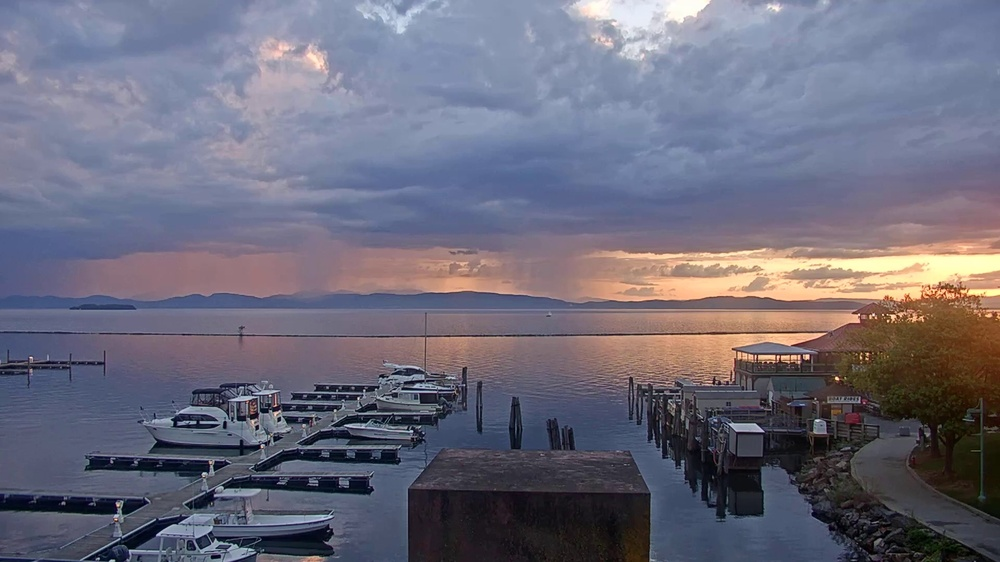
#> input picture SERVICES/EXAMPLE_IMAGES/07_sunset_05-16-2025.jpg, 1000 x 562 px, shrunk from 1920 x 1080 before the run
$ python -i sunset_process.py   (imports and definitions only)
#> lines starting #> are read from the running program, lines starting #| are printed output that depends on the picture; after the words box and inside, x2 and y2 are one past the last pixel; in counts of white or black regions, pixels touching at a corner belong together; long printed decimals are rounded
# %%
from matplotlib import pyplot as plt
import cv2
import numpy as np
import os
from matplotlib.backends.backend_agg import FigureCanvasAgg as FigureCanvas
#from generate_ranked_image import generate_ranked_image

def rank_sunset(frame):
#> called with frame = 'EXAMPLE_IMAGES/07_sunset_05-16-2025.jpg'
    img = cv2.imread(frame)
#> img is the input picture: shape (562, 1000, 3); mean B, G, R 123.3, 107.2, 108.7

    if img is None:
        print(f"Error: Could not load image '{frame}'")
        return None
    name = os.path.basename(frame).split('.')[0]

    #horizon_img, horizon_y = find_horizon(img)
    horizon_y = img.shape[0] // 2

    height, width = img.shape[:2]

    if horizon_y is not None:
        sky_image = img[:horizon_y, :]
        bot_image = img[horizon_y:, :]
        half_height = horizon_y  # For spread calculations
    else:
        half_height = height // 2 + 30
        sky_image = img[:half_height, :]
        bot_image = img[half_height:, :]

    hsv = cv2.cvtColor(sky_image, cv2.COLOR_BGR2HSV)
#> hsv: shape (281, 1000, 3); mean H, S, V 111, 60.1, 163.8
    h, s, v = hsv[:,:,0], hsv[:,:,1], hsv[:,:,2]
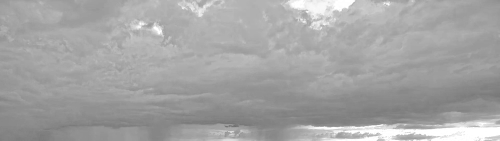
#> v: shape (281, 1000) (shown at 1/2 size); min 104, max 255, mean 163.8
    hist_h = cv2.calcHist([h], [0], None, [180], [0,180])
#> hist_h = 180 values, max 53167 at index 110, min 0 at index 37, mean 1561.1
    hist_s = cv2.calcHist([s], [0], None, [256], [0,256])
#> hist_s = 256 values, max 9586 at index 58, min 0 at index 1, mean 1097.7
    hist_v = cv2.calcHist([v], [0], None, [256], [0,256])
#> hist_v = 256 values, max 8136 at index 171, min 0 at index 0, mean 1097.7

    total_half_pixels = h.size
    total_pixels = img.shape[0] * img.shape[1]

    #RANKING METRICS
    #RED HUE
    red_mask = (h < 8) & (s >= 20)
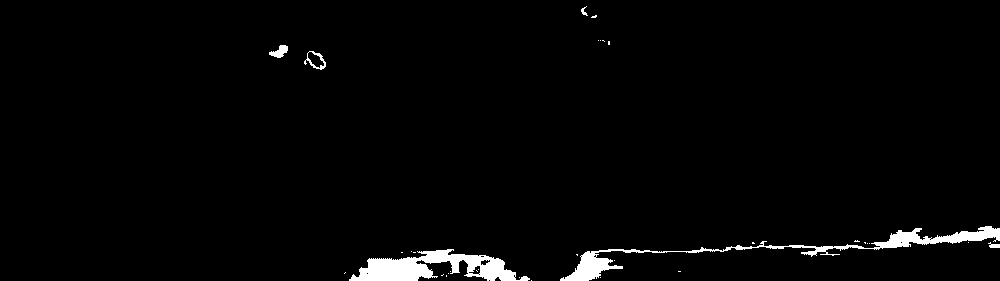
#> red_mask: shape (281, 1000) bool; 2.2% white; 33 white regions (27 under 20 px), largest, box (x1, y1, x2, y2) and area: (349, 249, 530, 281) 2927, (560, 226, 1000, 281) 2836, (269, 45, 288, 58) 140, (304, 51, 326, 70) 126, (988, 242, 1000, 248) 45, (581, 6, 588, 16) 30
    red_score = calculate_saturation_weighted_score(red_mask, s, total_pixels, power=2.0)
#> in calculate_saturation_weighted_score, `avg_saturation = s[mask].mean()`: avg_saturation = 63.27
#| Average Saturation: 63.271
#> in calculate_saturation_weighted_score, `pixel_ratio = np.count_nonzero(mask) / total_pixels`: pixel_ratio = 0.011
#> in calculate_saturation_weighted_score, `score = (pixel_ratio * (avg_saturation ** power))/40`: score = 1.1
#> red_score = 1.1
    # print(f"Red Score: {red_score}")

    #ORANGE HUE
    orange_mask = (h >= 8) & (h < 25) & (s >= 20)
#> orange_mask: shape (281, 1000) bool; 4.1% white; 13 white regions (6 under 20 px), largest, box (x1, y1, x2, y2) and area: (589, 237, 1000, 281) 10073, (416, 260, 487, 281) 740, (940, 270, 1000, 281) 438
    orange_score = calculate_saturation_weighted_score(orange_mask, s, total_pixels, power=2.0)
#| Average Saturation: 85.434
#> orange_score = 3.76
    # print(f"Orange Score: {orange_score}")

    #PINK/PURPLE HUE
    pink_mask = (h >= 140) & (h <= 179) & (s >= 20)
#> pink_mask: shape (281, 1000) bool; 9% white; 28 white regions (21 under 20 px), largest, box (x1, y1, x2, y2) and area: (75, 186, 1000, 281) 23662, (259, 37, 329, 75) 728, (252, 64, 289, 92) 407
    pink_score = calculate_saturation_weighted_score(pink_mask, s, total_pixels, power=2.0)
#| Average Saturation: 42.350
#> pink_score = 2.01
    # print(f"Pink Score: {pink_score}")

    #YELLOW HUE
    yellow_mask = (h >= 25) & (h <= 35) & (s >= 20)
#> yellow_mask: shape (281, 1000) bool; 0.85% white; 9 white regions (6 under 20 px), largest, box (x1, y1, x2, y2) and area: (817, 256, 1000, 281) 2283, (772, 265, 790, 269) 45, (797, 264, 807, 269) 23
    yellow_score = calculate_saturation_weighted_score(yellow_mask, s, total_pixels, power=2.0)
#| Average Saturation: 64.653
#> yellow_score = 0.442
    # print(f"Yellow Score: {yellow_score}")


    #METRICS
    # 1. Warm Color Ratio (orange/red/yellow)
    warm_pixels = (h >= 0) & (h < 25) & (s >= 70)
#> warm_pixels: shape (281, 1000) bool; 4.3% white; 21 white regions (17 under 20 px), largest, box (x1, y1, x2, y2) and area: (581, 232, 1000, 281) 9883, (374, 257, 509, 281) 1700, (940, 270, 1000, 281) 438, (481, 260, 495, 267) 40
    warm_ratio = np.count_nonzero(warm_pixels) / total_pixels
#> warm_ratio = 0.0216

    #2. Warm color low saturation
    warm_dull_pixels = (h >= 0) & (h < 25) & (s < 70) & (s >= 25)
#> warm_dull_pixels: shape (281, 1000) bool; 2% white; 114 white regions (98 under 20 px), largest, box (x1, y1, x2, y2) and area: (349, 249, 530, 281) 2003, (723, 227, 1000, 256) 1654, (560, 249, 640, 281) 703
    warm_dull_ratio = np.count_nonzero(warm_dull_pixels) / total_pixels
#> warm_dull_ratio = 0.00997

    # 3. Pink/Purple Ratio (Hue 160-179)
    pink_pixels = (h >= 135) & (h <= 179) & (s >= 60)
#> pink_pixels: shape (281, 1000) bool; 0.3% white; 26 white regions (21 under 20 px), largest, box (x1, y1, x2, y2) and area: (954, 217, 1000, 234) 405, (250, 266, 276, 281) 230, (340, 276, 352, 281) 41, (157, 262, 176, 266) 34, (270, 262, 276, 268) 24
    pink_ratio = np.count_nonzero(pink_pixels) / total_pixels
#> pink_ratio = 0.00151

    # 4. Pink/Purple low saturation
    pink_dull_pixels = (h >= 135) & (h <= 179) & (s < 60)  & (s >= 25)
#> pink_dull_pixels: shape (281, 1000) bool; 9.1% white; 40 white regions (32 under 20 px), largest, box (x1, y1, x2, y2) and area: (72, 180, 1000, 281) 24650, (262, 40, 291, 59) 253, (298, 44, 325, 69) 159
    pink_dull_ratio = np.count_nonzero(pink_dull_pixels) / total_pixels
#> pink_dull_ratio = 0.0453

    # 5. Yellow glow
    yellow_pixels = (h >= 25) & (h <= 35)
#> yellow_pixels: shape (281, 1000) bool; 0.97% white; 16 white regions (11 under 20 px), largest, box (x1, y1, x2, y2) and area: (817, 256, 1000, 281) 2283, (669, 0, 707, 19) 321, (772, 265, 790, 269) 45, (592, 4, 600, 10) 38, (797, 264, 807, 269) 23
    yellow_ratio = np.count_nonzero(yellow_pixels) / total_pixels
#> yellow_ratio = 0.00487

    #5. Dark Blue Ratio (Hue 100-120) Cloud contrast
    dark_blue_pixels = (h >= 100) & (h <= 120) & (s >= 60) & (v >= 125)
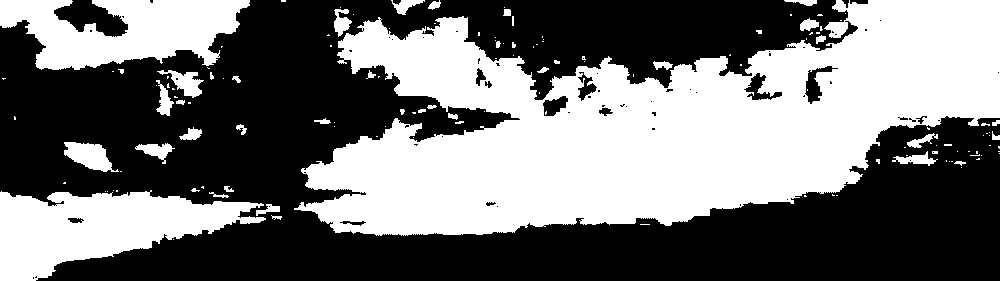
#> dark_blue_pixels: shape (281, 1000) bool; 45.5% white; 137 white regions (94 under 20 px), largest, box (x1, y1, x2, y2) and area: (294, 0, 1000, 236) 97513, (0, 190, 266, 281) 13666, (0, 0, 250, 70) 11307
    dark_blue_ratio = np.count_nonzero(dark_blue_pixels) / total_pixels
#> dark_blue_ratio = 0.227

    # Final Score Calculation
    # score = (
    #     250 * warm_ratio +
    #     100 * warm_dull_ratio +
    #     400 * pink_ratio +
    #     300 * pink_dull_ratio +
    #     150 * yellow_ratio
    # )
    score = (
        red_score * 4 +
        orange_score * 3 +
        yellow_score * 2 +
        pink_score * 9
    )
#> score = 34.64

    score = min(100, round(score, 2))

    ##IMAGE VISUALIZATION
    # Warm and pink pixel overlays
    warm_mask = opacity_overlay(sky_image, warm_pixels, color=(0, 0, 255), opacity=0.3)
    warm_dull_mask = opacity_overlay(warm_mask, warm_dull_pixels, color=(0, 165, 255), opacity=0.3)
    pink_dull_mask = opacity_overlay(warm_dull_mask, pink_dull_pixels, color=(150, 130, 220) , opacity=0.3)
    yellow_mask = opacity_overlay(pink_dull_mask, yellow_pixels, color=(0, 255, 255), opacity=0.3)
    dark_blue_mask = opacity_overlay(yellow_mask, dark_blue_pixels, color=(255, 0, 0), opacity=0.3)
    combined_mask = opacity_overlay(dark_blue_mask, pink_pixels, color=(255, 0, 255), opacity=0.3)
#> in opacity_overlay (call 6), `overlay[mask_bool] = (opacity * color_arr + (1 - opacity) * overlay[ma..`:
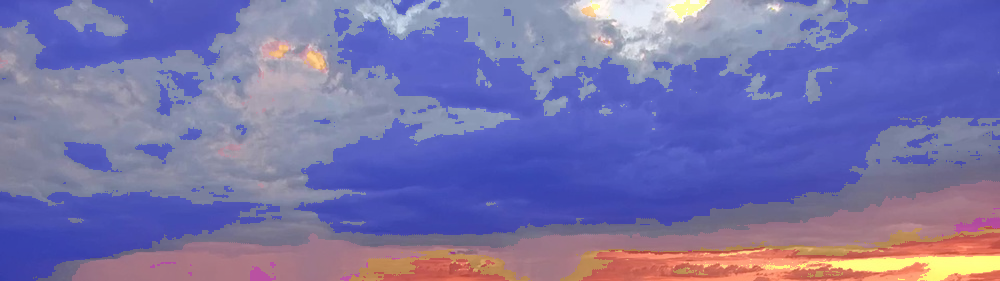
#> overlay: shape (281, 1000, 3); mean B, G, R 168.7, 115.9, 119.9
    combined_mask_full_image = np.vstack((combined_mask, bot_image))
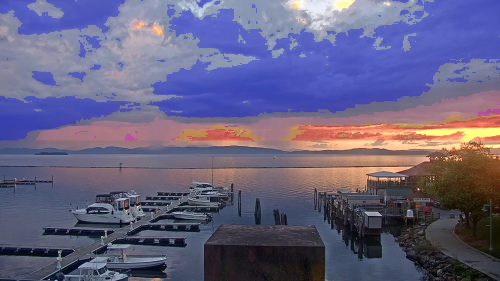
#> combined_mask_full_image: shape (562, 1000, 3) (shown at 1/2 size); mean B, G, R 128.5, 97.6, 102.6

    #Add image text
    texts = [
        f"Warm Color Ratio: {warm_ratio:.2%}",
        f"Warm Dull Ratio: {warm_dull_ratio:.2%}",
        f"Pink Color Ratio: {pink_ratio:.2%}",
        f"Pink Dull Ratio: {pink_dull_ratio:.2%}",
        f"Yellow Ratio: {yellow_ratio:.2%}",
        f"Dark Blue Ratio: {dark_blue_ratio:.2%}",

    ]
#> texts = ['Warm Color Ratio: 2.16%', 'Warm Dull Ratio: 1.00%', 'Pink Color Ratio: 0.15%', 'Pink Dull Ratio: 4.53%', 'Yellow Ratio: 0.49%', 'Dark Blue Ratio: 22.73%']

    bg_colors = [
        (0, 0, 255),
        (0, 100, 255),
        (255, 0, 255),
        (150, 130, 220),
        (0, 255, 255),
        (255, 0, 0),
        (0, 0, 0),
        (0, 0, 0),
        (0, 0, 0)
    ]

    final_txt_img = put_text_with_opacity_bg(combined_mask_full_image, texts, bg_colors)

    #Return Images and Data
    return score, final_txt_img, name, hist_h, hist_s, hist_v, combined_mask_full_image, texts, bg_colors

#Helper functions
def opacity_overlay(image, mask, color=(0, 0, 255), opacity=0.5):
    overlay = image.copy()
    mask_bool = mask.astype(bool)
    color_arr = np.array(color, dtype=np.float32)

    overlay[mask_bool] = (opacity * color_arr + (1 - opacity) * overlay[mask_bool]).astype(np.uint8)

    return overlay
def put_text_with_opacity_bg(image, texts,  bg_colors, position=(5, 50),font_scale=1.55, thickness=3,
                             line_spacing=31, bg_opacity=0.4,):

#> called with position = (5, 50), font_scale = 1.55, thickness = 3, line_spacing = 31, bg_opacity = 0.4
    img = image.copy()
    x, y = position
    font=cv2.FONT_HERSHEY_COMPLEX_SMALL
    text_color=(255, 255, 255)

    for i, text in enumerate(texts):
        (text_w, text_h), baseline = cv2.getTextSize(text, font, font_scale, thickness)
        y_pos = y + i * (text_h + line_spacing)

        # Define mask for background rectangle region
        top_left = (x - 5, y_pos - text_h - baseline - 5)
        bottom_right = (x + text_w + 5, y_pos + baseline + 5)

        # Create mask of zeros with same shape as image, single channel
        mask = np.zeros(img.shape[:2], dtype=bool)
        mask[top_left[1]:bottom_right[1], top_left[0]:bottom_right[0]] = True

        # Apply semi-transparent background using your opacity_overlay function
        img = opacity_overlay(img, mask, color=bg_colors[i], opacity=bg_opacity)

        # Draw the text on top
        cv2.putText(img, text, (x, y_pos), font, font_scale, text_color, thickness, cv2.LINE_AA)
#> this loop made 6 passes
#> (text, text_w, y_pos, top_left, bottom_right, color_arr in opacity_overlay) on passes 1 to 6: ('Warm Color Ratio: 2.16%', 471, 50, (0, 12), (481, 66), [0, 0, 255]), ('Warm Dull Ratio: 1.00%', 454, 103, (0, 65), (464, 119), [0, 100, 255]), ('Pink Color Ratio: 0.15%', 451, 156, (0, 118), (461, 172), [255, 0, 255]), ('Pink Dull Ratio: 4.53%', 434, 209, (0, 171), (444, 225), [150, 130, 220]), ('Yellow Ratio: 0.49%', 363, 262, (0, 224), (373, 278), [0, 255, 255]), ('Dark Blue Ratio: 22.73%', 462, 315, (0, 277), (472, 331), [255, 0, 0])
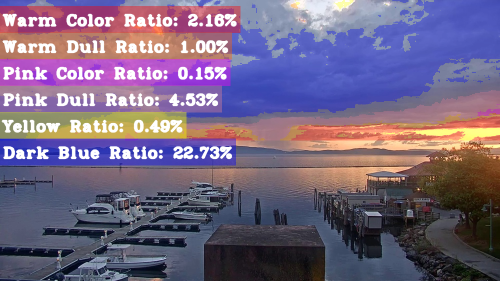
#> img: shape (562, 1000, 3) (shown at 1/2 size); mean B, G, R 129.5, 102.1, 117.4
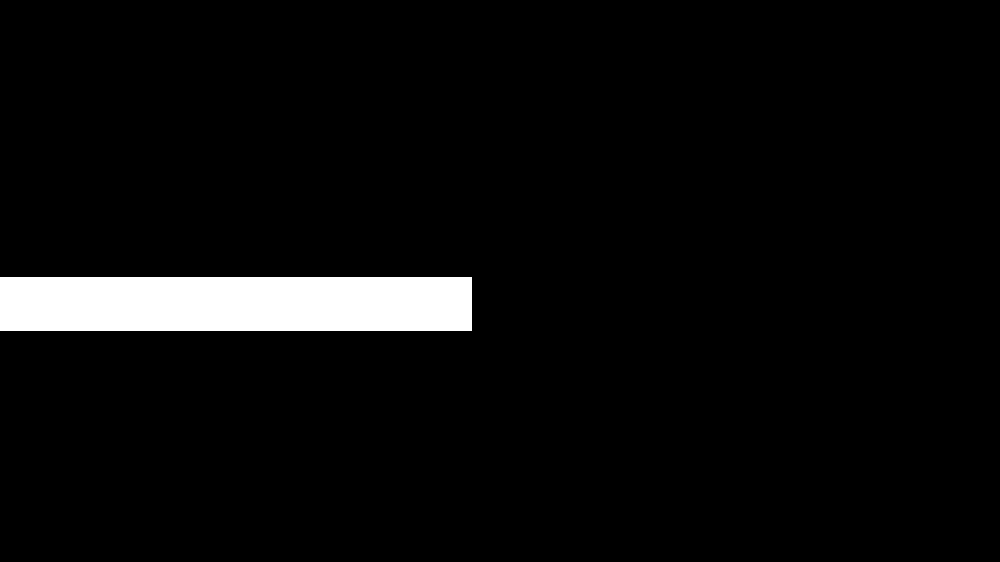
#> mask: shape (562, 1000) bool; 4.5% white; 1 white region, box (x1, y1, x2, y2) and area: (0, 277, 472, 331) 25488

    return img
# [28 lines left out: function find_horizon, not called in this run]

def calculate_saturation_weighted_score(mask, s, total_pixels, power=2.0, bin_size=32):
    """
    Calculate score based on saturation
    """

    if np.count_nonzero(mask) == 0:
        return 0.0

    avg_saturation = s[mask].mean()
    print(f"Average Saturation: {avg_saturation}")
    pixel_ratio = np.count_nonzero(mask) / total_pixels

    # Apply non-linear weighting: higher saturation values are amplified exponentially
    score = (pixel_ratio * (avg_saturation ** power))/40
    return score


    # [13 lines of commented-out code are left out]

>>> result = rank_sunset('EXAMPLE_IMAGES/07_sunset_05-16-2025.jpg')
#> result = 9 items
